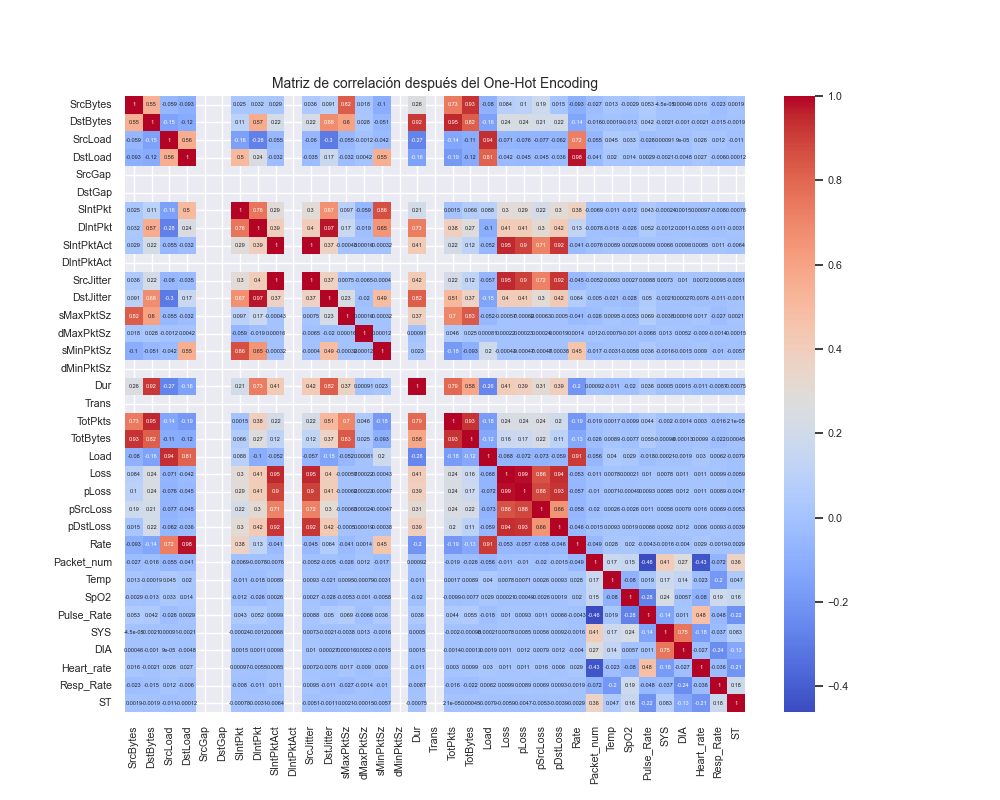

Reproduce this figure in Python.
import numpy as np
import pandas as pd
from sklearn.preprocessing import StandardScaler
from matplotlib import pyplot as plt
import seaborn as sns

# Load data
EHMS = pd.read_csv('../WUSTL-EHMS/wustl-ehms-2020.csv')
df = pd.DataFrame(EHMS)

# Drop irrelevant columns and duplicates
df = df.drop(['Dir', 'Flgs'], axis=1)
df = df.drop_duplicates()

# Identify categorical columns
df['Dport'] = df['Dport'].astype('object')
categorical_columns = df.select_dtypes(include=['object']).columns

df_original = df.copy()

label_column = df['Label']
df = df.drop(['Label'], axis=1)

# Check categorical columns
print("Categorical columns before One-Hot Encoding:", categorical_columns)

# Apply One-Hot Encoding on categorical columns
df = pd.get_dummies(df, columns=categorical_columns)

# Convert boolean columns (0, 1) to int type
df = df.astype(int)

# Verify the conversion
print("Columns after One-Hot Encoding:", df.columns)

# Verify the number of columns
print("Number of columns after One-Hot Encoding:", len(df.columns))

# Select only numeric columns to calculate correlation
df_numeric = df.select_dtypes(include=[np.number])

print("Number of numeric columns after One-Hot Encoding:", len(df_numeric.columns))

# Set the general font size
sns.set(font_scale=0.7)

# Correlation matrix before One-Hot Encoding
df_original_numeric = df_original.select_dtypes(include=[np.number])
plt.figure(figsize=(10, 8))
plt.title("Correlation Matrix before One-Hot Encoding", fontsize=10)
sns.heatmap(df_original_numeric.corr(), annot=True, annot_kws={"size": 4}, cmap='coolwarm')
plt.savefig('Dist_no_OHE.png')
plt.show()

# Correlation matrix after One-Hot Encoding
plt.figure(figsize=(10, 8))
plt.title("Correlation Matrix after One-Hot Encoding", fontsize=10)
sns.heatmap(df_numeric.corr(), annot=True, annot_kws={"size": 4}, cmap='coolwarm')
plt.savefig('Dist_OHE.png')
plt.show()
